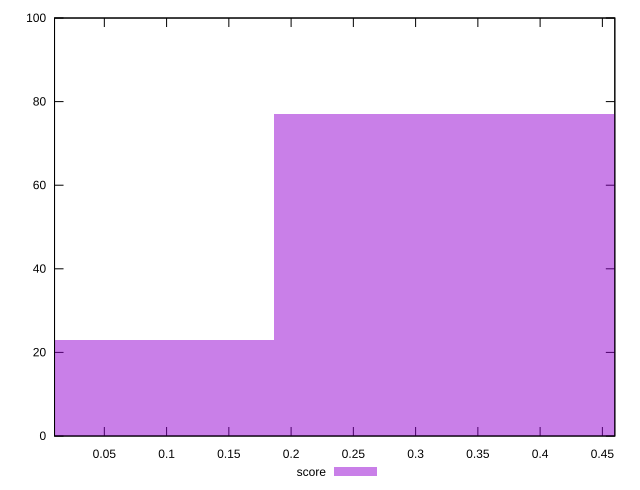

The script that saved this image:
reset

$score <<EOF
0.37192352234657733 77
0 23
EOF

set key outside below
set boxwidth 0.37192352234657733
set xrange [0.01:0.46]
set yrange [0:100]
set trange [0:100]
set style fill transparent solid 0.5 noborder
set terminal svg size 640, 490 enhanced background rgb 'white'
set output "report_00013_2021-02-09T12-04-24.940Z/first-cpu-idle/samples/pages/score/histogram.svg"

plot $score title "score" with boxes

reset
